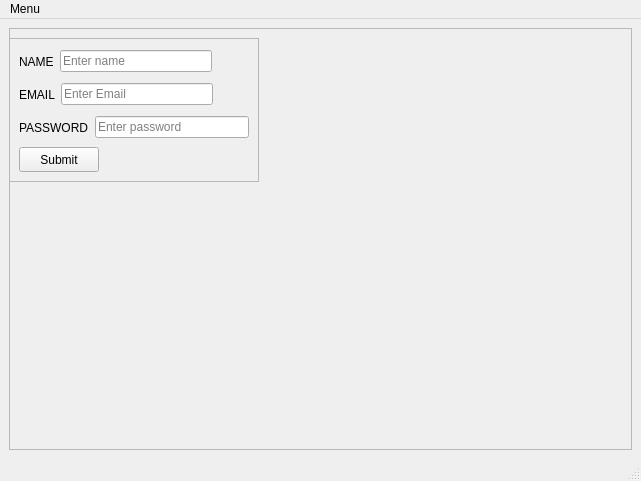
<?xml version="1.0" encoding="UTF-8"?>
<ui version="4.0">
 <class>MainWindow</class>
 <widget class="QMainWindow" name="MainWindow">
  <property name="geometry">
   <rect>
    <x>0</x>
    <y>0</y>
    <width>641</width>
    <height>481</height>
   </rect>
  </property>
  <property name="windowTitle">
   <string>MainWindow</string>
  </property>
  <widget class="QWidget" name="centralwidget">
   <layout class="QGridLayout" name="gridLayout">
    <item row="0" column="0">
     <widget class="QFrame" name="frame">
      <property name="frameShape">
       <enum>QFrame::StyledPanel</enum>
      </property>
      <property name="frameShadow">
       <enum>QFrame::Raised</enum>
      </property>
      <widget class="QFrame" name="frame_2">
       <property name="geometry">
        <rect>
         <x>0</x>
         <y>10</y>
         <width>250</width>
         <height>144</height>
        </rect>
       </property>
       <property name="frameShape">
        <enum>QFrame::StyledPanel</enum>
       </property>
       <property name="frameShadow">
        <enum>QFrame::Raised</enum>
       </property>
       <widget class="QPushButton" name="pushButton">
        <property name="geometry">
         <rect>
          <x>10</x>
          <y>109</y>
          <width>80</width>
          <height>25</height>
         </rect>
        </property>
        <property name="text">
         <string>Submit</string>
        </property>
        <property name="icon">
         <iconset resource="img.qrc">
          <normaloff>:/icons/images/tick.png</normaloff>:/icons/images/tick.png</iconset>
        </property>
       </widget>
       <widget class="QWidget" name="">
        <property name="geometry">
         <rect>
          <x>10</x>
          <y>10</y>
          <width>193</width>
          <height>27</height>
         </rect>
        </property>
        <layout class="QHBoxLayout" name="horizontalLayout">
         <item>
          <widget class="QLabel" name="label">
           <property name="text">
            <string>NAME</string>
           </property>
          </widget>
         </item>
         <item>
          <widget class="QLineEdit" name="lineEdit">
           <property name="placeholderText">
            <string>Enter name</string>
           </property>
          </widget>
         </item>
        </layout>
       </widget>
       <widget class="QWidget" name="">
        <property name="geometry">
         <rect>
          <x>10</x>
          <y>43</y>
          <width>194</width>
          <height>27</height>
         </rect>
        </property>
        <layout class="QHBoxLayout" name="horizontalLayout_2">
         <item>
          <widget class="QLabel" name="label_2">
           <property name="text">
            <string>EMAIL</string>
           </property>
          </widget>
         </item>
         <item>
          <widget class="QLineEdit" name="lineEdit_2">
           <property name="placeholderText">
            <string>Enter Email</string>
           </property>
          </widget>
         </item>
        </layout>
       </widget>
       <widget class="QWidget" name="">
        <property name="geometry">
         <rect>
          <x>10</x>
          <y>76</y>
          <width>230</width>
          <height>27</height>
         </rect>
        </property>
        <layout class="QHBoxLayout" name="horizontalLayout_3">
         <item>
          <widget class="QLabel" name="label_3">
           <property name="text">
            <string>PASSWORD</string>
           </property>
          </widget>
         </item>
         <item>
          <widget class="QLineEdit" name="lineEdit_3">
           <property name="text">
            <string/>
           </property>
           <property name="placeholderText">
            <string>Enter password</string>
           </property>
          </widget>
         </item>
        </layout>
       </widget>
      </widget>
     </widget>
    </item>
   </layout>
  </widget>
  <widget class="QMenuBar" name="menubar">
   <property name="geometry">
    <rect>
     <x>0</x>
     <y>0</y>
     <width>641</width>
     <height>22</height>
    </rect>
   </property>
   <widget class="QMenu" name="menuMenu">
    <property name="title">
     <string>Menu</string>
    </property>
    <addaction name="actionReload"/>
    <addaction name="actionClose"/>
   </widget>
   <addaction name="menuMenu"/>
  </widget>
  <widget class="QStatusBar" name="statusbar"/>
  <action name="actionReload">
   <property name="icon">
    <iconset resource="img.qrc">
     <normaloff>:/icons/images/return.png</normaloff>:/icons/images/return.png</iconset>
   </property>
   <property name="text">
    <string>Reload</string>
   </property>
  </action>
  <action name="actionClose">
   <property name="icon">
    <iconset resource="img.qrc">
     <normaloff>:/icons/images/cross.png</normaloff>:/icons/images/cross.png</iconset>
   </property>
   <property name="text">
    <string>Close</string>
   </property>
  </action>
 </widget>
 <resources>
  <include location="img.qrc"/>
 </resources>
 <connections/>
</ui>
